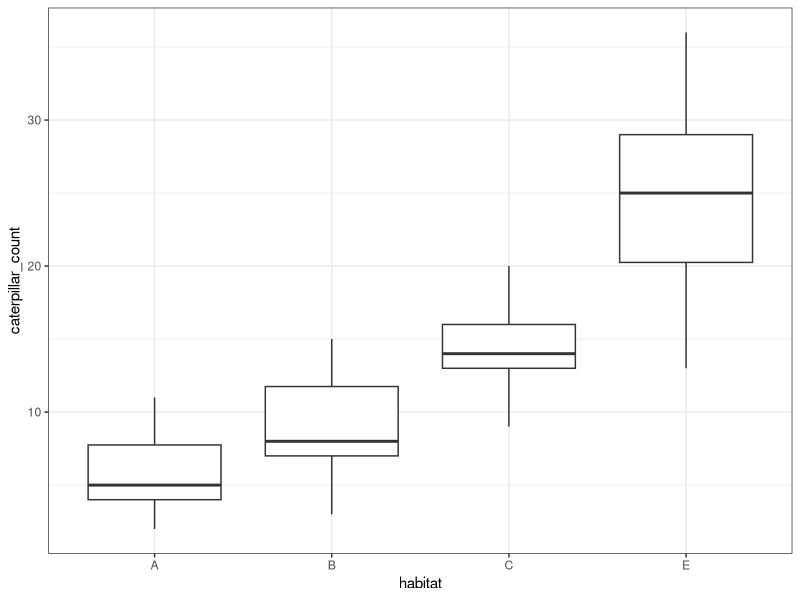

Write R code to recreate this figure.
## ---- chunk 1
## Load packages  
library(dplyr)
library(ggplot2)
library(here)
## ---- chunk 2
## Load caterpillar abundance data (w/o local file paths)
data <- read.csv(here("caterpillar_data", "data.csv"))
## ---- chunk 3
## Summarise the mean number of caterpillars with error
summary_data <- data %>%
  group_by(habitat) %>%
  summarise(
    mean_count = mean(caterpillar_count),
    sd = sd(caterpillar_count),
  )
## ---- chunk 4
## Remove values from habitat D as these are an error
filtered_data <- data %>%
  filter(habitat != "D")
## ---- chunk 5
## Run a Poisson general linear model to analyse caterpillar abundance varying with habitat. Produces numeric results in “Caterpillar Abundance”
model1 <- glm(caterpillar_count ~ habitat,
              family = poisson, data = filtered_data)

summary(model1)
## ---- chunk 6
## Create figure 1, caterpillar count against habitat
figure1 <- ggplot(
  filtered_data,
  aes(x = habitat, y = caterpillar_count)
) +
  geom_boxplot() +
  theme_bw()

print(figure1)
